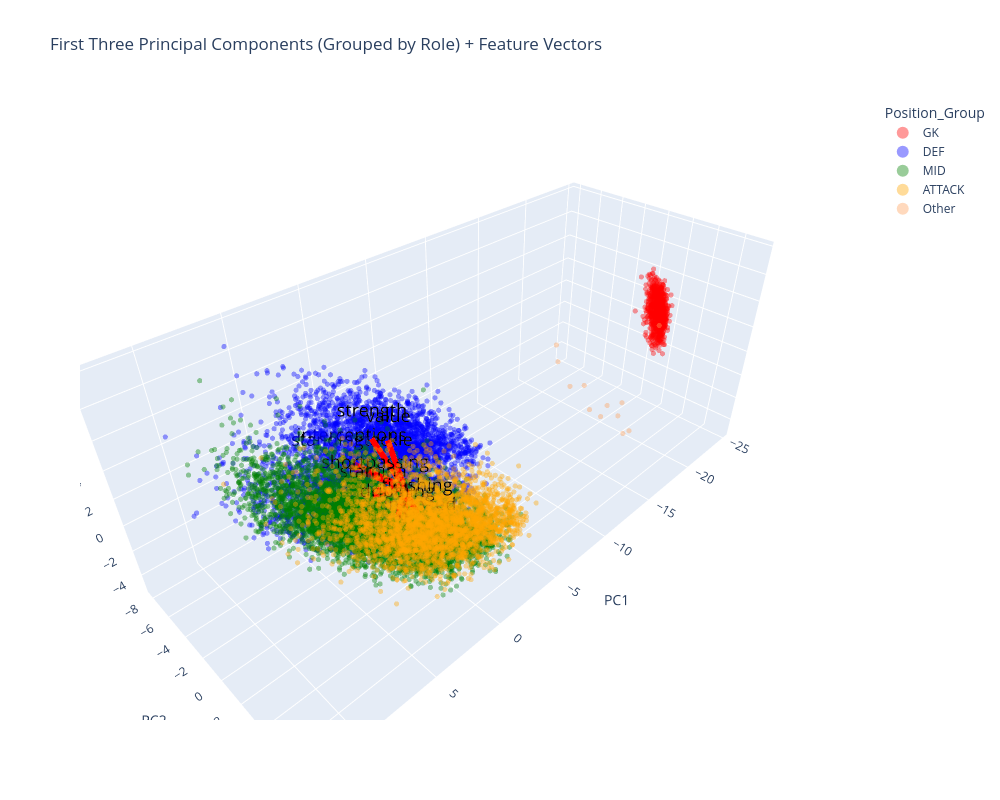

Here is the notebook cell this chart was saved with:
### Markdown cell above
#### PCA -3

### Code cell
# i made AI write this part completely for my curiosity 

projection_matrix = eigenvectors[:, :3]
projected_data = standardized_df.values @ projection_matrix

pc_df = pd.DataFrame(projected_data, columns=['PC1', 'PC2', 'PC3'], index=standardized_df.index)
pc_df['Position'] = decoded_df.loc[standardized_df.index, 'Position']

position_groups = {
    'GK': ['GK'],
    'DEF': ['LB','LCB','CB','RCB','RB','LWB','RWB'],
    'MID': ['LDM','CDM','RDM','LM','LCM','CM','RCM','RM','LAM','CAM','RAM'],
    'ATTACK': ['LW','RW','LF','CF','RF','LS','ST','RS']
}

def map_position_group(pos):
    for group, positions in position_groups.items():
        if pos in positions:
            return group
    return 'Other'

pc_df['Position_Group'] = pc_df['Position'].apply(map_position_group)

explained_variance_ratio = eigenvalues[:3] / eigenvalues.sum()
print(explained_variance_ratio.sum())




# VISUALS 
fig = px.scatter_3d(
    pc_df, x='PC1', y='PC2', z='PC3',
    color='Position_Group',
    category_orders={'Position_Group': ['GK', 'DEF', 'MID', 'ATTACK']},
    color_discrete_map={'GK': 'red', 'DEF': 'blue', 'MID': 'green', 'ATTACK': 'orange'},
    opacity=0.4,
    title='First Three Principal Components (Grouped by Role) + Feature Vectors'
)
fig.update_traces(marker=dict(size=3), selector=dict(mode='markers'))

# --- Feature vectors for the 9 recommended features ---
feature_indices = [standardized_df.columns.get_loc(f) for f in recommended_features]

loadings_pc1 = eigenvectors[feature_indices, 0]
loadings_pc2 = eigenvectors[feature_indices, 1]
loadings_pc3 = eigenvectors[feature_indices, 2]

# Scale vectors relative to the actual 3D data spread
data_range = max(
    pc_df['PC1'].max() - pc_df['PC1'].min(),
    pc_df['PC2'].max() - pc_df['PC2'].min(),
    pc_df['PC3'].max() - pc_df['PC3'].min()
)
scale = data_range * 0.4

for feature, x, y, z in zip(recommended_features, loadings_pc1, loadings_pc2, loadings_pc3):
    x_end, y_end, z_end = x * scale, y * scale, z * scale

    fig.add_trace(go.Scatter3d(
        x=[0, x_end], y=[0, y_end], z=[0, z_end],
        mode='lines+text',
        line=dict(color='red', width=12),
        text=['', feature],
        textposition='top center',
        textfont=dict(size=18, color='black'),
        showlegend=False
    ))

fig.update_layout(width=1000, height=800, legend=dict(itemsizing='constant'))
fig.show()

# makes  sense that GK are far away from the rest

### Figure 1 — Plotly figure (JSON) as saved in the notebook; plotly's stock layout.template omitted (floating-point values rounded to 4 significant figures; data arrays with more than 128 entries replaced by an {"elided": "..."} marker saying what was removed)
{"data": [{"hovertemplate": "Position_Group=GK<br>PC1=%{x}<br>PC2=%{y}<br>PC3=%{z}<extra></extra>", "legendgroup": "GK", "marker": {"color": "red", "opacity": 0.4, "size": 3, "symbol": "circle"}, "mode": "markers", "name": "GK", "scene": "scene", "showlegend": true, "type": "scatter3d", "x": {"elided": "797 float values"}, "y": {"elided": "797 float values"}, "z": {"elided": "797 float values"}}, {"hovertemplate": "Position_Group=DEF<br>PC1=%{x}<br>PC2=%{y}<br>PC3=%{z}<extra></extra>", "legendgroup": "DEF", "marker": {"color": "blue", "opacity": 0.4, "size": 3, "symbol": "circle"}, "mode": "markers", "name": "DEF", "scene": "scene", "showlegend": true, "type": "scatter3d", "x": {"elided": "5559 float values"}, "y": {"elided": "5559 float values"}, "z": {"elided": "5559 float values"}}, {"hovertemplate": "Position_Group=MID<br>PC1=%{x}<br>PC2=%{y}<br>PC3=%{z}<extra></extra>", "legendgroup": "MID", "marker": {"color": "green", "opacity": 0.4, "size": 3, "symbol": "circle"}, "mode": "markers", "name": "MID", "scene": "scene", "showlegend": true, "type": "scatter3d", "x": {"elided": "6272 float values"}, "y": {"elided": "6272 float values"}, "z": {"elided": "6272 float values"}}, {"hovertemplate": "Position_Group=ATTACK<br>PC1=%{x}<br>PC2=%{y}<br>PC3=%{z}<extra></extra>", "legendgroup": "ATTACK", "marker": {"color": "orange", "opacity": 0.4, "size": 3, "symbol": "circle"}, "mode": "markers", "name": "ATTACK", "scene": "scene", "showlegend": true, "type": "scatter3d", "x": {"elided": "3049 float values"}, "y": {"elided": "3049 float values"}, "z": {"elided": "3049 float values"}}, {"hovertemplate": "Position_Group=Other<br>PC1=%{x}<br>PC2=%{y}<br>PC3=%{z}<extra></extra>", "legendgroup": "Other", "marker": {"color": "#FFA15A", "opacity": 0.4, "size": 3, "symbol": "circle"}, "mode": "markers", "name": "Other", "scene": "scene", "showlegend": true, "type": "scatter3d", "x": [-13.94, -12.22, -13.79, -12.04, -14.25, -22.25, -15.3, -13.08, -14.45, -15.53, -16.01, -17.07], "y": [-0.1965, 5.479, 0.1569, 6.988, 0.9991, 2.567, 2.103, 4.536, 5.969, 4.309, 4.196, 0.208], "z": [3.977, 2.643, 2.878, 1.344, 1.045, 3.314, -0.8909, 0.8737, -0.2573, -0.4244, 0.3734, -0.551]}, {"line": {"color": "red", "width": 12}, "mode": "lines+text", "showlegend": false, "text": ["", "finishing"], "textfont": {"color": "black", "size": 18}, "textposition": "top center", "type": "scatter3d", "x": [0, 1.51], "y": [0, 2.868], "z": [0, 0.8034]}, {"line": {"color": "red", "width": 12}, "mode": "lines+text", "showlegend": false, "text": ["", "shortpassing"], "textfont": {"color": "black", "size": 18}, "textposition": "top center", "type": "scatter3d", "x": [0, 2.045], "y": [0, -0.0983], "z": [0, 0.9879]}, {"line": {"color": "red", "width": 12}, "mode": "lines+text", "showlegend": false, "text": ["", "dribbling"], "textfont": {"color": "black", "size": 18}, "textposition": "top center", "type": "scatter3d", "x": [0, 2.0], "y": [0, 1.722], "z": [0, -0.08621]}, {"line": {"color": "red", "width": 12}, "mode": "lines+text", "showlegend": false, "text": ["", "sprintspeed"], "textfont": {"color": "black", "size": 18}, "textposition": "top center", "type": "scatter3d", "x": [0, 1.33], "y": [0, 1.558], "z": [0, -1.698]}, {"line": {"color": "red", "width": 12}, "mode": "lines+text", "showlegend": false, "text": ["", "strength"], "textfont": {"color": "black", "size": 18}, "textposition": "top center", "type": "scatter3d", "x": [0, 0.3149], "y": [0, -2.412], "z": [0, 2.538]}, {"line": {"color": "red", "width": 12}, "mode": "lines+text", "showlegend": false, "text": ["", "stamina"], "textfont": {"color": "black", "size": 18}, "textposition": "top center", "type": "scatter3d", "x": [0, 1.671], "y": [0, -0.9343], "z": [0, -0.1548]}, {"line": {"color": "red", "width": 12}, "mode": "lines+text", "showlegend": false, "text": ["", "interceptions"], "textfont": {"color": "black", "size": 18}, "textposition": "top center", "type": "scatter3d", "x": [0, 1.021], "y": [0, -3.726], "z": [0, 0.3007]}, {"line": {"color": "red", "width": 12}, "mode": "lines+text", "showlegend": false, "text": ["", "standingtackle"], "textfont": {"color": "black", "size": 18}, "textposition": "top center", "type": "scatter3d", "x": [0, 0.991], "y": [0, -3.85], "z": [0, -0.1673]}, {"line": {"color": "red", "width": 12}, "mode": "lines+text", "showlegend": false, "text": ["", "value"], "textfont": {"color": "black", "size": 18}, "textposition": "top center", "type": "scatter3d", "x": [0, 1.021], "y": [0, 0.1117], "z": [0, 4.172]}], "layout": {"height": 800, "legend": {"itemsizing": "constant", "title": {"text": "Position_Group"}, "tracegroupgap": 0}, "scene": {"domain": {"x": [0, 1], "y": [0, 1]}, "xaxis": {"title": {"text": "PC1"}}, "yaxis": {"title": {"text": "PC2"}}, "zaxis": {"title": {"text": "PC3"}}}, "title": {"text": "First Three Principal Components (Grouped by Role) + Feature Vectors"}, "width": 1000}}
